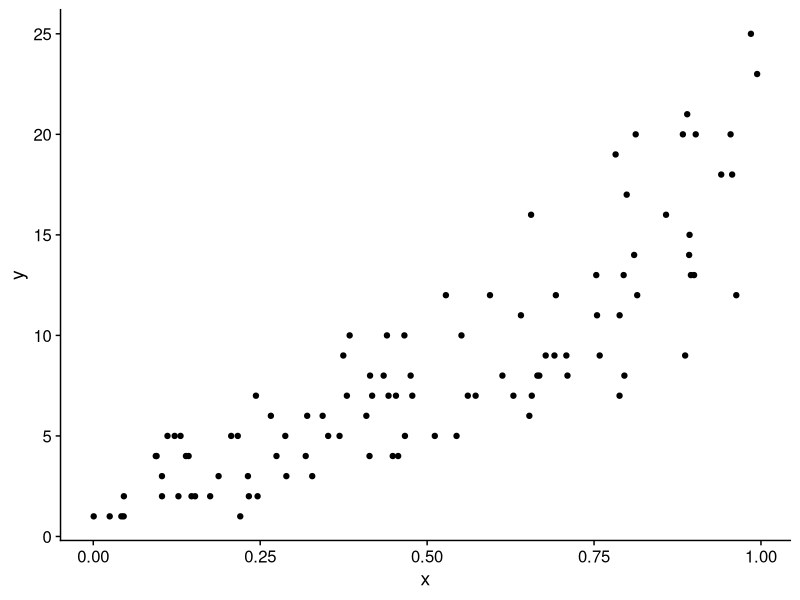
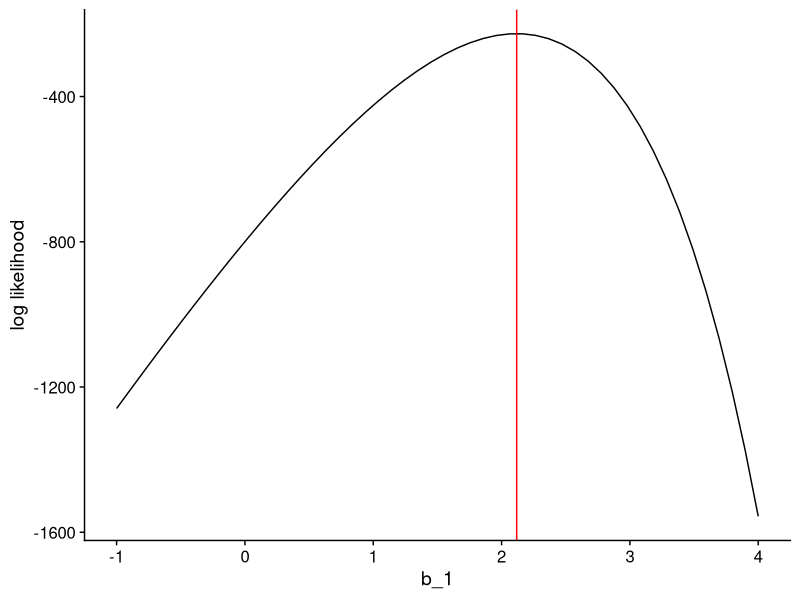
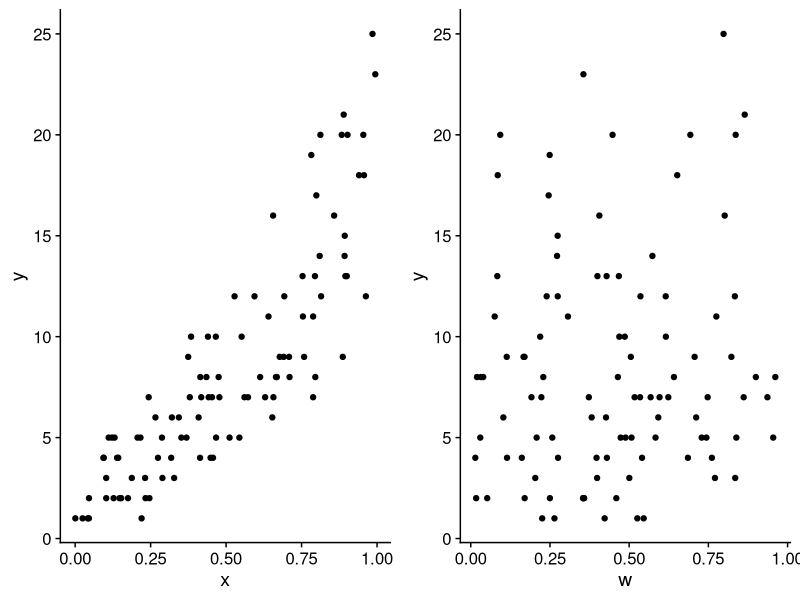

Generate these figures, in order, with R:
## ---- chunk 1
knitr::opts_chunk$set(echo = TRUE, 
                      warning = FALSE, 
                      message = FALSE)
## ---- chunk 2
#| echo: false

set.seed(123)
## ---- chunk 3
# uniformly distributed explanatory variable
x <- runif(100)

# calculate the mean of `y` as a function of `x`
# (don't worry about interpreting the right hand side right now)
lambda <- exp(1 + 2 * x)

# finally calculate `y`
y <- rpois(length(x), lambda)

# combine `x` and `y`
dat <-  data.frame(x = x, y = y)
## ---- chunk 4
#| echo: false

knitr::kable(head(dat))
## ---- chunk 5
library(ggplot2)
library(cowplot)

ggplot(dat, aes(x = x, y = y)) + 
    geom_point() +
    theme_cowplot()
## ---- chunk 6
mod <- glm(y ~ x, family = poisson)
## ---- chunk 7
mod
## ---- chunk 8
mod
## ---- chunk 9
b0_est <- mod$coefficients[1]
b1_est <- mod$coefficients[2]

b0_est
b1_est
## ---- chunk 10
i <- 6 # let's look at the 6th data point
y_i <- dat$y[i]

# calculate lambda for data point i
lambda_i <- exp(b0_est + b1_est * dat$x[i])

dpois(y_i, lambda = lambda_i)
## ---- chunk 11
allProbs <- dpois(y, exp(b0_est + b1_est * x))
prod(allProbs)
## ---- chunk 12
#| echo: false
p <- prod(allProbs)
## ---- chunk 13
allLogProbs <- dpois(y, exp(b0_est + b1_est * x), log = TRUE)
sum(allLogProbs)
## ---- chunk 14
#| echo: false

l <- sum(allLogProbs)
## ---- chunk 15
l_neg1 <- dpois(y, exp(b0_est - 1 * x), log = TRUE)
sum(l_neg1)
## ---- chunk 16
l_pos4 <- dpois(y, exp(b0_est + 4 * x), log = TRUE)
sum(l_pos4)
## ---- chunk 17
#| echo: false

bb <- seq(-1, 4, length.out = 50)
ll <- sapply(bb, function(b) {
    dpois(y, exp(b0_est + b * x), log = TRUE) |>
        sum()
})

ll <- data.frame(bb = bb, ll = ll)

ggplot(ll, aes(x = bb, y = ll)) +
    geom_line() +
    theme_cowplot() +
    xlab("b_1") +
    ylab("log likelihood") + 
    geom_vline(xintercept = b1_est, color = "red")

## ---- chunk 18
#| echo: false

set.seed(10)
## ---- chunk 19
# simulate w as random numbers that in fact have nothing to do with y
w <- runif(length(x))

# add w to our data.frame
dat$w <- w

# visualize y versus x and y versus w
px <- ggplot(dat, aes(x = x, y = y)) + 
    geom_point() +
    theme_cowplot()

pw <- ggplot(dat, aes(x = w, y = y)) + 
    geom_point() +
    theme_cowplot()

plot_grid(px, pw, nrow = 1)
## ---- chunk 20
mod_with_w <- glm(y ~ x + w, family = poisson)


logLik(mod_with_w)
logLik(mod)
## ---- chunk 21
AIC(mod_with_w)
AIC(mod)
